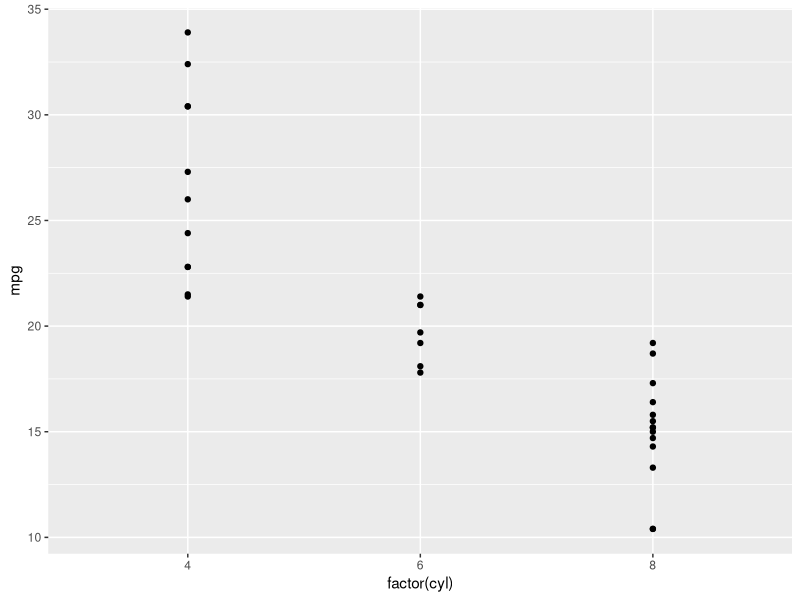
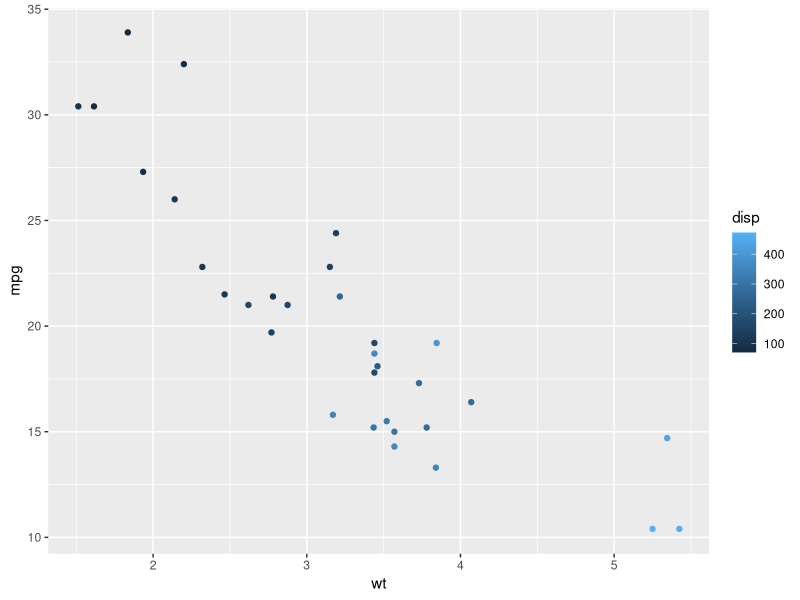
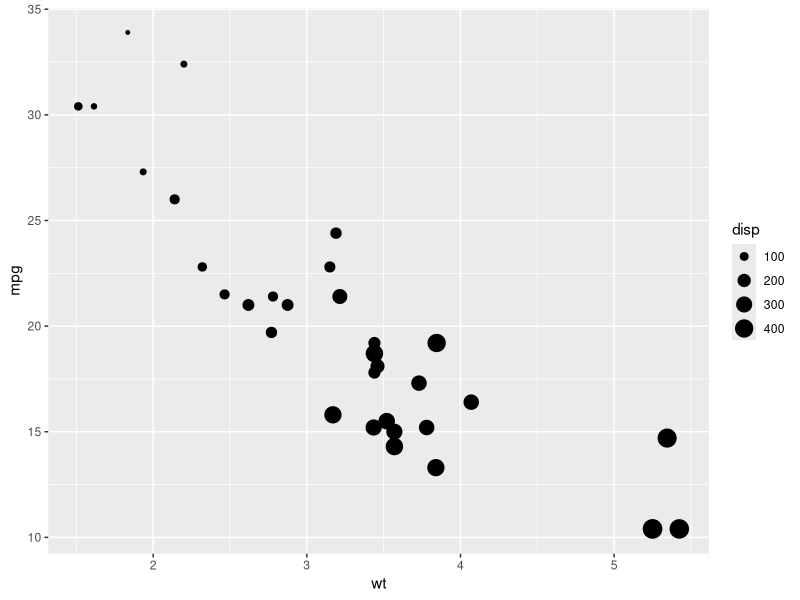
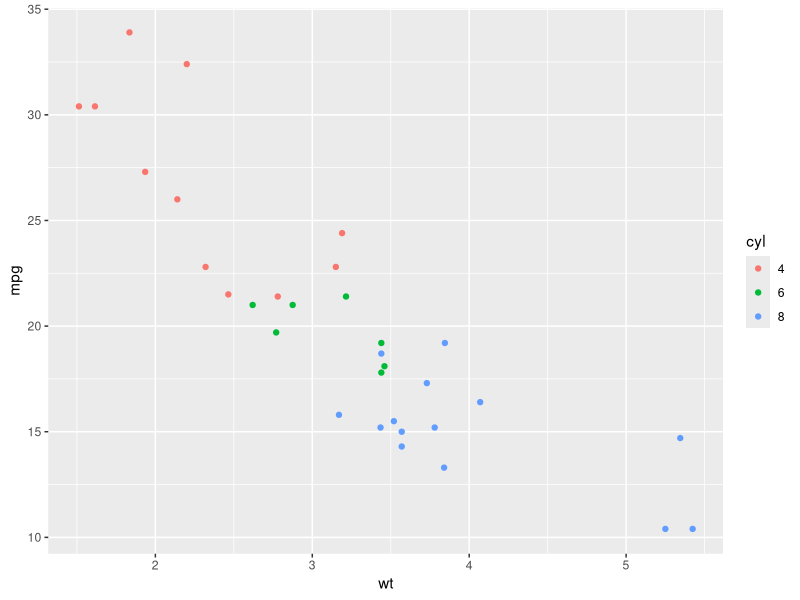
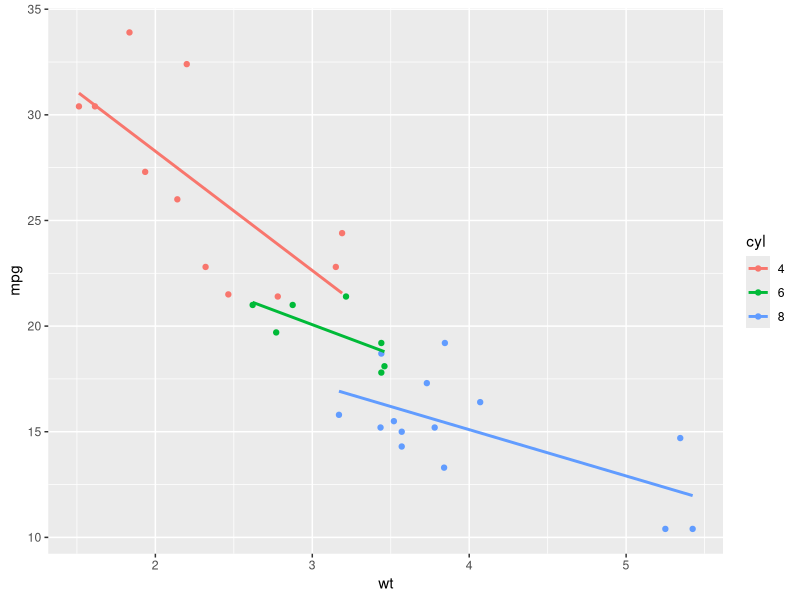
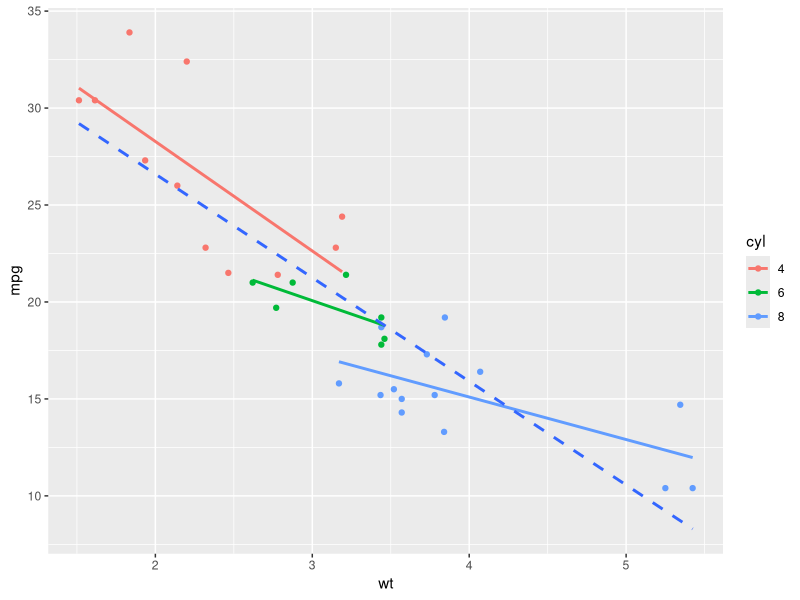
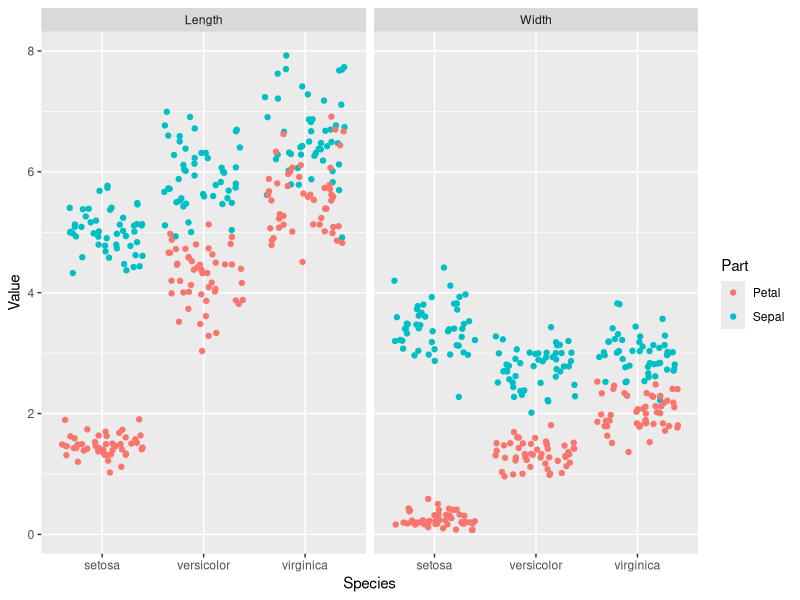
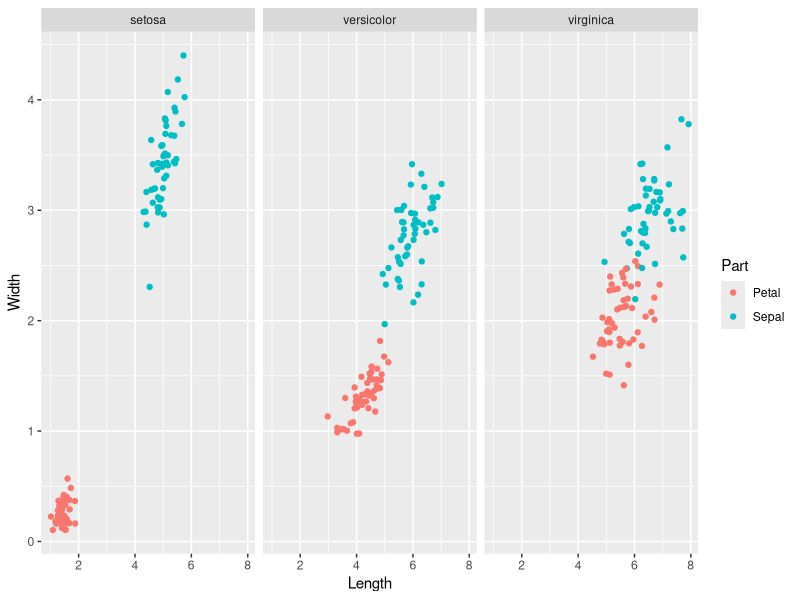

R code for these plots, in order: (Note: this script raises an error after producing the figures.)
## ---- chunk 1
knitr::opts_chunk$set(echo = TRUE)
## ---- chunk 2
library(ggplot2)
library(dplyr)
library(lubridate)
library(readr)
## ---- chunk 3
# Change the command below so that cyl is treated as factor
ggplot(mtcars, aes(x = factor(cyl), y = mpg)) +
geom_point()
## ---- chunk 4
par(mfrow=c(1,2))
ggplot(mtcars, aes(x = wt, y = mpg, color = disp)) +
  geom_point()

ggplot(mtcars, aes(x = wt, y = mpg, size = disp)) +
  geom_point()

## ---- chunk 5
# Convert cyl to factor
mtcars$cyl <- as.factor(mtcars$cyl)

# Plot 1: add geom_point() to this command to create a scatter plot
ggplot(mtcars, aes(x = wt, y = mpg, col = cyl)) +
  geom_point()

# Plot 2: include the lines of the linear models, per cyl
ggplot(mtcars, aes(x = wt, y = mpg, col = cyl)) +
  geom_point() +
  geom_smooth(method = "lm", se = FALSE)

# Plot 3: include a lm for the entire dataset in its whole
ggplot(mtcars, aes(x = wt, y = mpg, col = cyl)) +
  geom_point() +
  geom_smooth(method = "lm", se = FALSE) +
  geom_smooth(aes(group = 1), method = "lm", se = FALSE, linetype = 2)
## ---- chunk 6
library(tidyr)
iris.tidy <- iris %>%
  gather(key, Value, -Species) %>%
  separate(key, c("Part", "Measure"), "\\.")

# Add column with unique ids (don't need to change)
iris$Flower <- 1:nrow(iris)
iris.wide <- iris %>%
  gather(key, value, -Species, -Flower) %>%
  separate(key, c("Part", "Measure"), "\\.") %>%
  spread("Measure", value)
## ---- chunk 7
ggplot(iris.tidy, aes(x = Species, y = Value, col = Part)) +
  geom_jitter() +
  facet_grid(. ~ Measure)

ggplot(iris.wide, aes(x = Length, y = Width, color = Part)) +
  geom_jitter() +
  facet_grid(. ~ Species)
## ---- chunk 8
# Dot plot with jittering
ggplot(diamonds, aes(x = clarity, y = carat, color = price)) +
  geom_point(alpha = 0.5, position = "jitter")

ggplot(mtcars, aes(x = cyl, y = wt)) +
  geom_point(position = position_jitter(.1))
## ---- chunk 9
posn_d <- position_dodge(width=.2)
ggplot(mtcars, aes(x = cyl, fill = factor(am))) +
  geom_bar(position = posn_d)+
  scale_fill_brewer(palette = "Set1") #for more detail ?brewer.pal

ggplot(mtcars, aes(mpg,fill=factor(cyl))) +
  geom_histogram(binwidth = 1,position="identity")

ggplot(mtcars, aes(mpg,col=factor(cyl))) +
  geom_freqpoly(binwidth = 1,position="identity")

ggplot(Vocab, aes(x = factor(education), fill = factor(vocabulary))) +
  geom_bar(position="fill") +
  scale_fill_brewer()

# Definition of a set of blue colors
blues <- brewer.pal(9, "Blues") # from the RColorBrewer package
# 1 - Make a color range using colorRampPalette() and the set of blues
blue_range <- colorRampPalette(blues)
# 2 - Use blue_range to adjust the color of the bars, use scale_fill_manual()
ggplot(Vocab, aes(x = education, fill = vocabulary)) +
  geom_bar(position = "fill") +
  scale_fill_manual(values=blue_range(11))

## ---- chunk 10
# Expand the following command with geom_rect() to draw the recess periods
ggplot(economics, aes(x = date, y = unemploy/pop)) +
  geom_rect(data = recess,
         aes(xmin = begin, xmax = end, ymin = -Inf, ymax = +Inf),
         inherit.aes = FALSE, fill = "red", alpha = 0.2) +
  geom_line()

## ---- chunk 11
# 3 - Take plot 2, map Diet onto col.
ggplot(ChickWeight, aes(x = Time, y = weight,col=Diet)) +
  geom_line(aes(group = Chick))


# 4 - Take plot 3, add geom_smooth()
ggplot(ChickWeight, aes(x = Time, y = weight,col=Diet)) +
  geom_smooth(lwd=2,se=F)+
  geom_line(aes(group = Chick),alpha=.3) 
## ---- chunk 12
# titanic is avaliable in your workspace
# 1 - Check the structure of titanic
str(titanic)

# 2 - Use ggplot() for the first instruction
ggplot(titanic, aes(x = Pclass, fill = Sex)) +
  geom_bar(position = "dodge")

# 3 - Plot 2, add facet_grid() layer
ggplot(titanic, aes(x = Pclass, fill = Sex)) +
  geom_bar(position = "dodge") +
  facet_grid(.~Survived)

# 4 - Define an object for position jitterdodge, to use below
posn.jd <- position_jitterdodge(0.5, 0, 0.6)

# 5 - Plot 3, but use the position object from instruction 4
ggplot(titanic, aes(x = Pclass,y=Age, col = Sex)) +
  geom_point(size=3,alpha=.5, position = posn.jd) +
  facet_grid(.~Survived)

## ---- chunk 13
# Plot 1: change the LOESS span
ggplot(mtcars, aes(x = wt, y = mpg)) +
  geom_point() +
  # Add span below
  geom_smooth(se = F, span=.7)

# Plot 2: Set the overall model to LOESS and use a span of 0.7
ggplot(mtcars, aes(x = wt, y = mpg, col = factor(cyl))) +
  geom_point() +
  stat_smooth(method = "lm", se = F) +
  # Change method and add span below
  stat_smooth(method = "loess", aes(group = 1),
              se = F, col = "black", span=.7)

# Plot 3: Set col to "All", inside the aes layer of stat_smooth()
ggplot(mtcars, aes(x = wt, y = mpg, col = factor(cyl))) +
  geom_point() +
  stat_smooth(method = "lm", se = F) +
  stat_smooth(method = "loess",
              # Add col inside aes()
              aes(group = 1,col="All"),
              # Remove the col argument below
              se = F, span = 0.7)

# Plot 4: Add scale_color_manual to change the colors
myColors <- c(brewer.pal(3, "Dark2"), "black")
ggplot(mtcars, aes(x = wt, y = mpg, col = factor(cyl))) +
  geom_point() +
  stat_smooth(method = "lm", se = F, span = 0.75) +
  stat_smooth(method = "loess",
              aes(group = 1, col="All"),
              se = F, span = 0.7) +
  # Add correct arguments to scale_color_manual
  scale_color_manual("Cylinders",values=myColors)
## ---- chunk 14
# Plot 1: Jittered scatter plot, add a linear model (lm) smooth:
ggplot(Vocab, aes(x = education, y = vocabulary)) +
  geom_jitter(alpha = 0.2)+
  stat_smooth(method="lm",se=F)


# Plot 2: Only lm, colored by year
ggplot(Vocab, aes(x = education, y = vocabulary,col=factor(year))) +
  stat_smooth(method="lm",se=F)

# Plot 3: Set a color brewer palette
ggplot(Vocab, aes(x = education, y = vocabulary,col=factor(year))) +
  stat_smooth(method="lm",se=F)+
  scale_color_brewer()

# Plot 4: Add the group, specify alpha and size
ggplot(Vocab, aes(x = education, y = vocabulary, group=factor(year), col = year)) +
  stat_smooth(method = "lm", se = F, alpha=.6, size=2) +
  scale_color_gradientn(colors = brewer.pal(9,"YlOrRd"))
## ---- chunk 15
library(Hmisc)
# Convert cyl and am to factors:
mtcars$cyl <- as.factor(mtcars$cyl)
mtcars$am <- as.factor(mtcars$am)

# Define positions:
posn.d <- position_dodge(width=.1)
posn.jd <-position_jitterdodge(jitter.width=.1,dodge.width=.2)
posn.j <- position_jitter(width=.2)

# base layers:
wt.cyl.am <-ggplot(mtcars,aes(cyl,wt,col=am,fill=am, group=am))
# Plot 1: Jittered, dodged scatter plot with transparent points
wt.cyl.am +
  geom_point(position = posn.jd, alpha = 0.6)

# Plot 2: Mean and SD - the easy way
wt.cyl.am +
  geom_point(position = posn.jd, alpha = 0.6)+
  stat_summary(fun.data=mean_sdl,fun.args=list(mult=1),position=posn.d)



# Plot 3: Mean and 95% CI - the easy way
wt.cyl.am +
  geom_point(position = posn.jd, alpha = 0.6)+
  stat_summary(fun.data=mean_cl_normal,position=posn.d)


# Plot 4: Mean and SD - with T-tipped error bars - fill in ___
wt.cyl.am +
  stat_summary(geom = "point", fun.y = mean,
               position = posn.d) +
  stat_summary(geom = "errorbar", fun.data = mean_sdl,
               position = posn.d, fun.args = list(mult = 1), width = 0.1)
## ---- chunk 16
gg_range <- function(x) {
  # Change x below to return the instructed values
  data.frame(ymin = min(x), # Min
             ymax = max(x)) # Max
}

# Function to Custom function:
med_IQR <- function(x) {
  # Change x below to return the instructed values
  data.frame(y = median(x), # Median
             ymin = quantile(x)[2], # 1st quartile
             ymax = quantile(x)[4])  # 3rd quartile
}
# The base ggplot command, you don't have to change this
wt.cyl.am <- ggplot(mtcars, aes(x = cyl,y = wt, col = am, fill = am, group = am))

# Add three stat_summary calls to wt.cyl.am
wt.cyl.am +
  stat_summary(geom = "linerange", fun.data = med_IQR,
               position = posn.d, size = 3) +
  stat_summary(geom = "linerange", fun.data = gg_range,
               position = posn.d, size = 3,
               alpha = .4) +
  stat_summary(geom = "point", fun.y = median,
               position = posn.d, size = 3,
               col = "black", shape = "X")
## ---- chunk 17
base.plot <- ggplot(iris, aes(Sepal.Length, Sepal.Width, col=Species)) +
               geom_jitter() +
               geom_smooth(method = "lm", se = F)

# Plot base.plot: default aspect ratio
base.plot

# Fix aspect ratio (1:1) of base.plot
base.plot+coord_equal()
## ---- chunk 18
thin.bar <- ggplot(mtcars, aes(x=1,fill=cyl)) +
              geom_bar()

# Convert thin.bar to pie chart
thin.bar+coord_polar(theta="y")

# Create stacked bar plot: wide.bar
wide.bar <- ggplot(mtcars, aes(x=1,fill=cyl)) +
              geom_bar(width=1)


# Convert wide.bar to pie chart

wide.bar+coord_polar(theta="y")
## ---- chunk 19
# Basic scatter plot:
p <- ggplot(mtcars, aes(x = wt, y = mpg)) +
  geom_point()
# Separate rows according to transmission type, am
p+facet_grid(am ~.)
# Separate columns according to cylinders, cyl
p+facet_grid(.~cyl)
# Separate by both columns and rows 
p+facet_grid(am ~ cyl)
## ---- chunk 20
# Code to create the cyl_am col and myCol vector
library(RColorBrewer)
mtcars$cyl_am <- paste(mtcars$cyl, mtcars$am, sep = "_")
myCol <- rbind(brewer.pal(9, "Blues")[c(3,6,8)],
               brewer.pal(9, "Reds")[c(3,6,8)])

# Basic scatter plot, add color scale:
ggplot(mtcars, aes(x = wt, y = mpg,col=cyl_am)) +
  geom_point()+scale_color_manual(values=myCol)
# Facet according on rows and columns.
ggplot(mtcars, aes(x = wt, y = mpg,col=cyl_am)) +
  geom_point()+scale_color_manual(values=myCol)+
facet_grid(gear ~ vs)
# Add more variables
ggplot(mtcars, aes(x = wt, y = mpg,col=cyl_am,size=disp)) +
  geom_point()+scale_color_manual(values=myCol)+
facet_grid(gear ~ vs)
## ---- chunk 21
myPink<-"#FEE0D2"
z<-ggplot(mtcars, aes(wt, mpg, col=cyl)) +
               geom_jitter(alpha=0.7) +
               geom_smooth(method = "lm", se = F)+
               facet_grid(.~cyl)+
               coord_equal()
z+theme(plot.background=element_rect(fill=myPink))
uniform_panels <- theme(panel.background = element_blank(), 
                        legend.key = element_blank(), 
                        legend.background=element_blank(), 
                        strip.background = element_blank())
z + 
  theme(plot.background = element_rect(fill = myPink, color = "black", size = 3)) +
  uniform_panels
z+theme(panel.grid=element_blank(),
  axis.line=element_line("black"),
  axis.ticks=element_line("black")
  )
z+theme(strip.text=element_text(size=16,color=myRed), axis.title.x=element_text(color=myRed,hjust=0,face="italic"), axis.title.y=element_text(color=myRed,hjust=0,face="italic"),
axis.text=element_text(color="black"))
## ---- chunk 22
# Move legend by position
z+theme(legend.position=c(.85,.85))

# Change direction
z+theme(legend.direction="horizontal")

# Change location by name
z+theme(legend.position="bottom")

# Remove legend entirely
z+theme(legend.position="none")
## ---- chunk 23
library(grid)
# Increase spacing between facets
z+theme(panel.spacing.x=unit(2,"cm"))
# Add code to remove any excess plot margin space
z+theme(panel.spacing.x=unit(2,"cm"),plot.margin=unit(c(0,0,0,0), "cm"))
myRed="#99000D"
# Theme layer saved as an object, theme_pink
theme_pink <- theme(panel.background = element_blank(),
                    legend.key = element_blank(),
                    legend.background = element_blank(),
                    strip.background = element_blank(),
                    plot.background = element_rect(fill = myPink, color = "black", size = 3),
                    panel.grid = element_blank(),
                    axis.line = element_line(color = "black"),
                    axis.ticks = element_line(color = "black"),
                    strip.text = element_text(size = 16, color = myRed),
                    axis.title.y = element_text(color = myRed, hjust = 0, face = "italic"),
                    axis.title.x = element_text(color = myRed, hjust = 0, face = "italic"),
                    axis.text = element_text(color = "black"),
                    legend.position = "none")
  
# Apply theme_pink to z2
z+theme_pink
# Change code so that old theme is saved as old
old<-theme_update(panel.background = element_blank(),
             legend.key = element_blank(),
             legend.background = element_blank(),
             strip.background = element_blank(),
             plot.background = element_rect(fill = myPink, color = "black", size = 3),
             panel.grid = element_blank(),
             axis.line = element_line(color = "black"),
             axis.ticks = element_line(color = "black"),
             strip.text = element_text(size = 16, color = myRed),
             axis.title.y = element_text(color = myRed, hjust = 0, face = "italic"),
             axis.title.x = element_text(color = myRed, hjust = 0, face = "italic"),
             axis.text = element_text(color = "black"),
             legend.position = "none")
# Restore the old plot
theme_set(old)
# Display the plot z2
z

## ---- chunk 24
# Load ggthemes package
library(ggthemes)
# Apply theme_tufte
z+theme_tufte()
# Apply theme_tufte, modified:
z+theme_tufte()+theme(legend.position=c(0.9, 0.9), legend.title=element_text(face="italic",size=12),axis.title=element_text(face="bold",size=14))
 
## ---- chunk 25
# Basic ggplot() command, coded for you
p <- ggplot(mtcars, aes(x = wt, y = hp, col = am)) + geom_point() + geom_smooth()

# Add scale_x_continuous
p+scale_x_continuous(limits=c(3,6),expand=c(0,0))

# The proper way to zoom in:
p+coord_cartesian(xlim=c(3,6))
## ---- chunk 26
# Complete basic scatter plot function
base.plot <- ggplot(iris, aes(Sepal.Length, Sepal.Width, col=Species)) +
               geom_jitter() +
               geom_smooth(method = "lm", se = F)

# Plot base.plot: default aspect ratio
base.plot

# Fix aspect ratio (1:1) of base.plot
base.plot+coord_equal()
## ---- chunk 27
# Base layers
m <- ggplot(mtcars, aes(x = cyl,y = wt, col = am, fill = am))

# Plot 1: Draw dynamite plot
m +
  stat_summary(fun.y = mean, geom = "bar") +
  stat_summary(fun.data = mean_sdl, fun.args = list(mult = 1), geom = "errorbar", width = 0.1)

# Plot 2: Set position dodge in each stat function
m +
  stat_summary(fun.y = mean, geom = "bar", position = "dodge") +
  stat_summary(fun.data = mean_sdl, fun.args = list(mult = 1), 
               geom = "errorbar", width = 0.1, position = "dodge")

# Set your dodge posn manually
posn.d <- position_dodge(0.9)

# Plot 3:  Redraw dynamite plot
m +
  stat_summary(fun.y = mean, geom = "bar", position = posn.d) +
  stat_summary(fun.data = mean_sdl, fun.args = list(mult = 1), geom = "errorbar", width = 0.1, position = posn.d)
## ---- chunk 28
ggplot(mtcars, aes(x = factor(1), fill = am)) +
  geom_bar(position = "fill",width=1) +
  facet_grid(.~cyl)+
  coord_polar(theta="y")
  
## ---- chunk 29
library(GGally)
# All columns except am
group_by_am <- 9
my_names_am <- (1:11)[-group_by_am]
# Basic parallel plot - each variable plotted as a z-score transformation
ggparcoord(mtcars, my_names_am, groupColumn = group_by_am, alpha = .8)
## ---- chunk 30
# Create color palette
myColors <- brewer.pal(9, "Reds")

# Build the heat map from scratch
ggplot(barley, aes(x = year, y = variety, fill = yield)) +
  geom_tile() +
  facet_wrap( ~ site, ncol = 1) +
  scale_fill_gradientn(colors = myColors)
